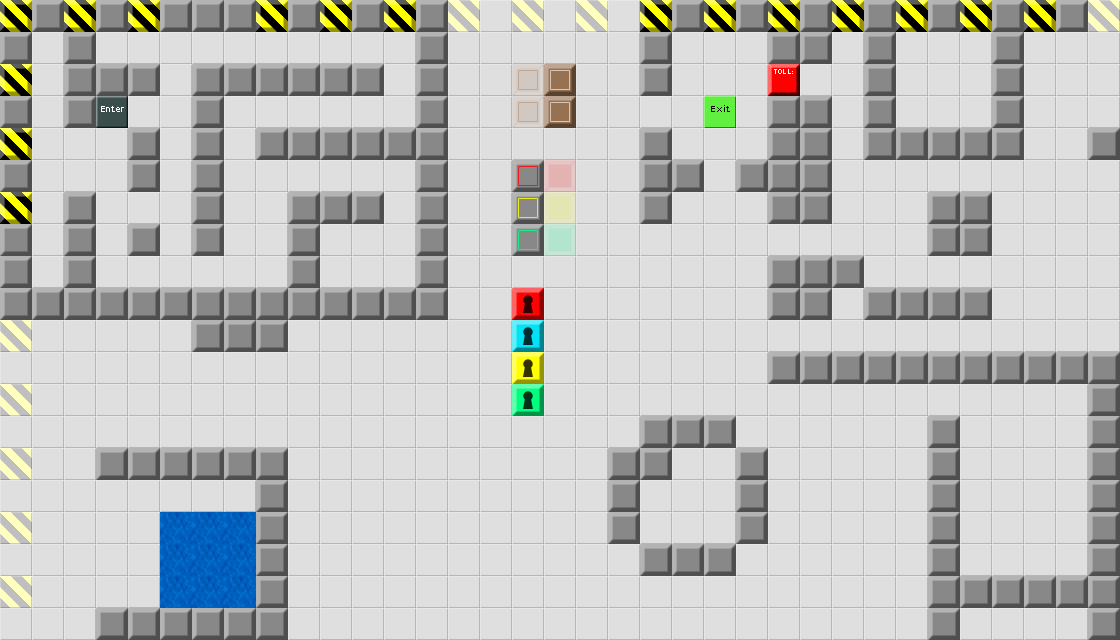

This game map was drawn from its Tiled (.tmx) file and the tilesets committed beside it. A one-line description and the trimmed map source follow:
An orthogonal 35x20 tile map with 32x32 px tiles, 1 tile layer (Map) and 48 objects (2x teleporter, predator, nascar, ball, help, ...).

<map version="1.0" orientation="orthogonal" width="35" height="20" tilewidth="32" tileheight="32">
 <tileset firstgid="1" source="devgraphics.tsx" />
 <layer name="Map" width="35" height="20">
  <data>[700 cells, 700 non-empty, 20 distinct tile ids]</data>
 </layer>
 <objectgroup name="Enemies" width="35" height="20">
  <object name="e3" type="predator" gid="10" x="320" y="192" />
  <object gid="27" x="864" y="256" />
  <object gid="25" x="1056" y="448" />
  <object gid="9" x="864" y="480">
   <properties>
    <property name="direction" value="left" />
   </properties>
  </object>
  <object name="e1" type="nascar" gid="7" x="832" y="64" />
  <object name="e2" type="ball" gid="9" x="1024" y="128">
   <properties>
    <property name="direction" value="down" />
   </properties>
  </object>
  <object gid="7" x="160" y="512" />
  <object gid="44" x="672" y="544" />
 </objectgroup>
 <objectgroup name="Items" width="35" height="20">
  <object gid="12" x="928" y="352" />
  <object gid="4" x="576" y="384" />
  <object gid="32" x="672" y="384">
   <properties>
    <property name="Text" value="Alternate Help" />
   </properties>
  </object>
  <object gid="22" x="608" y="320" />
  <object gid="12" x="992" y="320" />
  <object name="h1" type="help" gid="8" x="704" y="320">
   <properties>
    <property name="Text" value="Welcome to Jake's Challenge! The object is to get to the exits. Don't screw up!" />
   </properties>
  </object>
  <object gid="46" x="608" y="416" />
  <object gid="34" x="576" y="352" />
  <object gid="12" x="864" y="352" />
  <object gid="12" x="992" y="224" />
  <object gid="28" x="576" y="224" />
  <object gid="4" x="608" y="384" />
  <object gid="52" x="576" y="96" />
  <object gid="12" x="960" y="352" />
  <object gid="26" x="640" y="320">
   <properties>
    <property name="callback" value="quickCorrupt" />
    <property name="destroyOnUse" value="true" />
   </properties>
  </object>
  <object gid="12" x="768" y="352" />
  <object name="t2" gid="43" x="448" y="480" />
  <object gid="12" x="992" y="288" />
  <object name="i2" type="money" gid="12" x="832" y="352" />
  <object name="t1" type="teleporter" gid="37" x="544" y="480">
   <properties>
    <property name="destination" value="t2" />
   </properties>
  </object>
  <object gid="51" x="480" y="96" />
  <object gid="12" x="896" y="352" />
  <object gid="12" x="992" y="192" />
  <object gid="22" x="576" y="320" />
  <object gid="34" x="608" y="352" />
  <object gid="51" x="576" y="128" />
  <object gid="12" x="992" y="352" />
  <object gid="46" x="576" y="416" />
  <object gid="40" x="576" y="256" />
  <object gid="12" x="800" y="352" />
  <object gid="12" x="992" y="256" />
  <object gid="16" x="576" y="192" />
  <object name="t2" type="teleporter" gid="37" x="448" y="576">
   <properties>
    <property name="destination" value="t1" />
   </properties>
  </object>
  <object gid="52" x="480" y="128" />
 </objectgroup>
 <objectgroup name="Tools" width="35" height="20" visible="0">
  <object name="p3" gid="15" x="384" y="64" />
 </objectgroup>
 <objectgroup name="Parameters" width="35" height="20" visible="0">
  <properties>
   <property name="mode" value="normal" />
   <property name="tileset" value="devgraphics" />
   <property name="time" value="999" />
   <property name="wrapAround" value="false" />
  </properties>
 </objectgroup>
 <objectgroup name="DisabledEnemies" width="35" height="20" visible="0" />
 <objectgroup name="DisabledItems" width="35" height="20" visible="0" />
 <objectgroup name="DisabledTools" width="35" height="20" visible="0">
  <object name="p1" gid="15" x="1056" y="544" />
  <object name="p2" gid="15" x="640" y="544" />
  <object gid="50" x="320" y="480" />
  <object gid="50" x="320" y="512" />
  <object gid="50" x="320" y="544" />
 </objectgroup>
</map>
